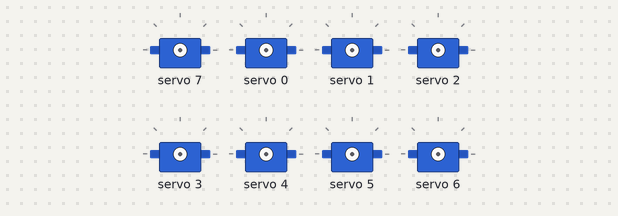
This sketch was run on a simulated Arduino Uno, built with avr-gcc and run on an emulated ATmega328P. Parts: 8 × servo. What the sketch prints to the serial monitor is not drawn.

Above: at 0.05 s.
At 0.25 s:
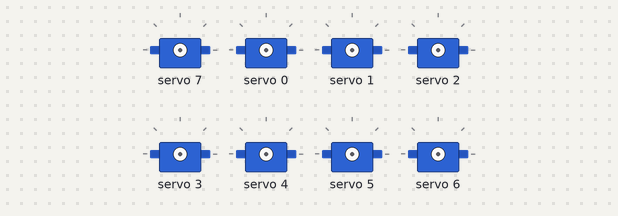
At 0.6 s:
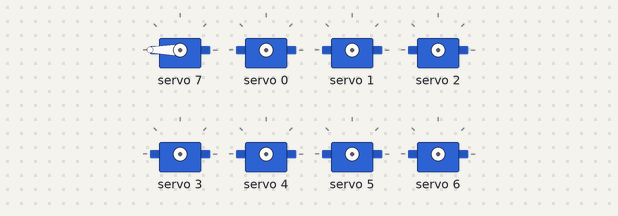
At 1.15 s:
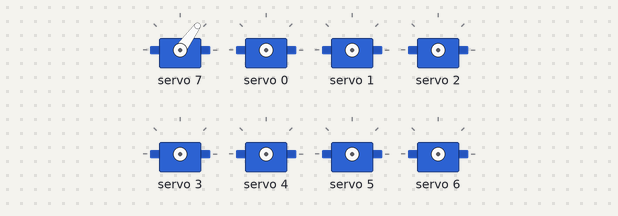
At 1.75 s:
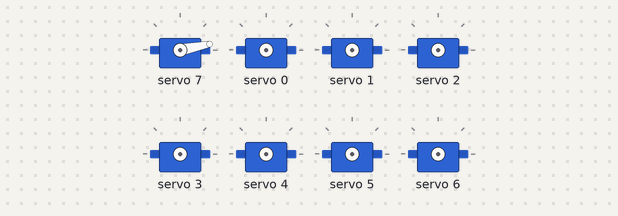
At 2.6 s:
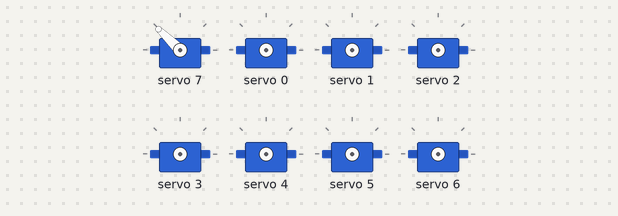
Timing chart, 0 to 6.0 s (numbered marks = the images above):
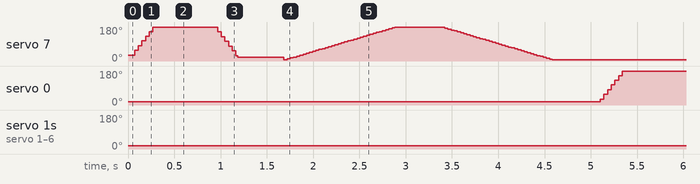

The sketch:

servoTest.ino
```cpp
#include <Wire.h>
#include <Adafruit_PWMServoDriver.h>


Adafruit_PWMServoDriver pwm = Adafruit_PWMServoDriver();


#define SERVOMIN  150 // This is the 'minimum' pulse length count (out of 4096)
#define SERVOMAX  600 // This is the 'maximum' pulse length count (out of 4096)
#define USMIN  600 // This is the rounded 'minimum' microsecond length based on the minimum pulse of 150
#define USMAX  2400 // This is the rounded 'maximum' microsecond length based on the maximum pulse of 600
#define SERVO_FREQ 50 // Analog servos run at ~50 Hz updates

// our servo # counter
uint8_t servonum = 7;

void setup() {
  Serial.begin(9600);
  Serial.println("8 channel Servo test!");

  pwm.begin();

  pwm.setOscillatorFrequency(27000000);
  pwm.setPWMFreq(SERVO_FREQ);  // Analog servos run at ~50 Hz updates

  delay(10);
}

void setServoPulse(uint8_t n, double pulse) {
  double pulselength;

  pulselength = 1000000;   // 1,000,000 us per second
  pulselength /= SERVO_FREQ;   // Analog servos run at ~60 Hz updates
  Serial.print(pulselength); Serial.println(" us per period");
  pulselength /= 4096;  // 12 bits of resolution
  Serial.print(pulselength); Serial.println(" us per bit");
  pulse *= 1000000;  // convert input seconds to us
  pulse /= pulselength;
  Serial.println(pulse);
  pwm.setPWM(n, 0, pulse);
}

void loop() {
  // Drive each servo one at a time using setPWM()
  Serial.println(servonum);
  for (uint16_t pulselen = SERVOMIN; pulselen < SERVOMAX; pulselen++) {
    pwm.setPWM(servonum, 0, pulselen);
  }

  delay(500);
  for (uint16_t pulselen = SERVOMAX; pulselen > SERVOMIN; pulselen--) {
    pwm.setPWM(servonum, 0, pulselen);
  }

  delay(500);

  // Drive each servo one at a time using writeMicroseconds(), it's not precise due to calculation rounding!
  // The writeMicroseconds() function is used to mimic the Arduino Servo library writeMicroseconds() behavior.
  for (uint16_t microsec = USMIN; microsec < USMAX; microsec++) {
    pwm.writeMicroseconds(servonum, microsec);
  }

  delay(500);
  for (uint16_t microsec = USMAX; microsec > USMIN; microsec--) {
    pwm.writeMicroseconds(servonum, microsec);
  }

  delay(500);

  servonum++;
  if (servonum > 7) servonum = 0; // Testing the first 8 servo channels
}
```
